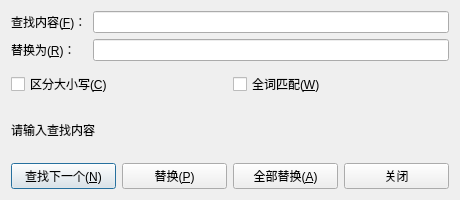
<?xml version="1.0" encoding="UTF-8"?>
<ui version="4.0">
 <class>SearchDialog</class>
 <widget class="QDialog" name="SearchDialog">
  <property name="windowTitle"><string>查找和替换</string></property>
  <property name="minimumSize"><size><width>460</width><height>200</height></size></property>
  <layout class="QVBoxLayout" name="verticalLayout">
   <item><layout class="QFormLayout" name="formLayout">
    <item row="0" column="0"><widget class="QLabel" name="searchLabel"><property name="text"><string>查找内容(&amp;F)：</string></property><property name="buddy"><cstring>searchEdit</cstring></property></widget></item>
    <item row="0" column="1"><widget class="QLineEdit" name="searchEdit"/></item>
    <item row="1" column="0"><widget class="QLabel" name="replaceLabel"><property name="text"><string>替换为(&amp;R)：</string></property><property name="buddy"><cstring>replaceEdit</cstring></property></widget></item>
    <item row="1" column="1"><widget class="QLineEdit" name="replaceEdit"/></item>
   </layout></item>
   <item><layout class="QHBoxLayout" name="optionsLayout">
    <item><widget class="QCheckBox" name="caseCheck"><property name="text"><string>区分大小写(&amp;C)</string></property></widget></item>
    <item><widget class="QCheckBox" name="wholeWordCheck"><property name="text"><string>全词匹配(&amp;W)</string></property></widget></item>
   </layout></item>
   <item><widget class="QLabel" name="feedbackLabel"><property name="text"><string>请输入查找内容</string></property><property name="wordWrap"><bool>true</bool></property></widget></item>
   <item><layout class="QHBoxLayout" name="buttonsLayout">
    <item><widget class="QPushButton" name="findButton"><property name="text"><string>查找下一个(&amp;N)</string></property><property name="default"><bool>true</bool></property></widget></item>
    <item><widget class="QPushButton" name="replaceButton"><property name="text"><string>替换(&amp;P)</string></property></widget></item>
    <item><widget class="QPushButton" name="replaceAllButton"><property name="text"><string>全部替换(&amp;A)</string></property></widget></item>
    <item><widget class="QPushButton" name="closeButton"><property name="text"><string>关闭</string></property></widget></item>
   </layout></item>
  </layout>
 </widget>
 <tabstops><tabstop>searchEdit</tabstop><tabstop>replaceEdit</tabstop><tabstop>caseCheck</tabstop><tabstop>wholeWordCheck</tabstop><tabstop>findButton</tabstop><tabstop>replaceButton</tabstop><tabstop>replaceAllButton</tabstop><tabstop>closeButton</tabstop></tabstops>
 <resources/>
 <connections/>
</ui>
